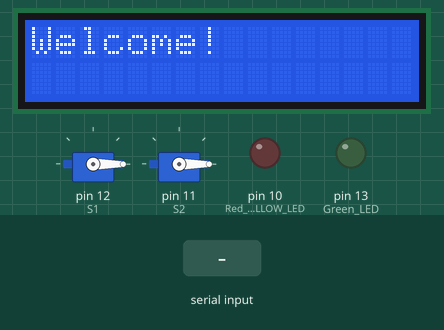
Recording of a sketch running on a simulated Arduino Uno, built with avr-gcc and run on an emulated ATmega328P. On the bench: 2 × servo, 16×2 character LCD, output pins drawn as LEDs (lit = HIGH). The test bench sets the inputs (shaded band).

Above: at 1.2 s.
1.3 s: "OPEN" received over Serial
At 2.7 s:
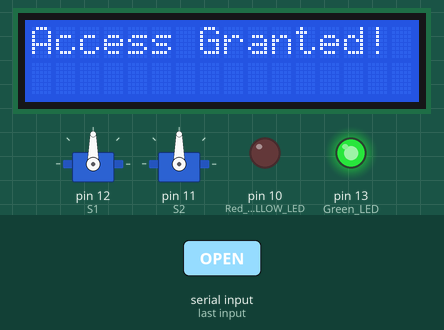
4.3 s: "CLOSE" received over Serial
At 6.2 s:
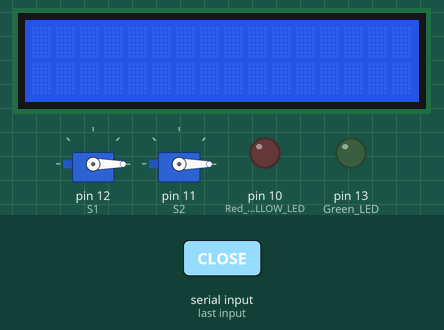
6.8 s: "BYE" received over Serial
At 8.5 s:
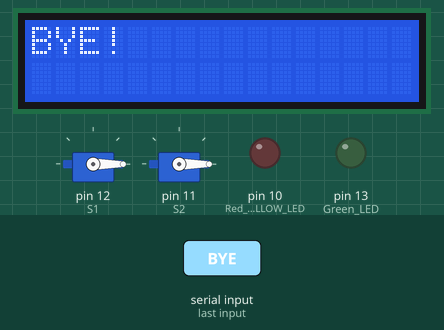
Timing chart, 0 to 10.0 s (numbered marks = the images above; inputs shaded):
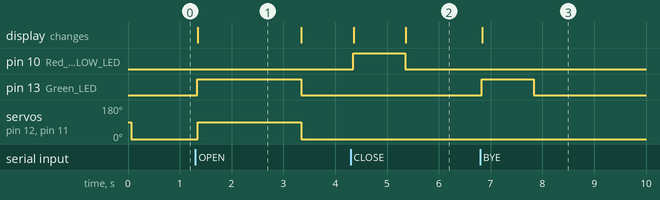

Measured:
- after the input at 1.3 s, pin 13 (Green_LED): LOW → HIGH at once, → LOW 2.0 s later; servo on pin 12 (S1), servo on pin 11 (S2): 0° → 90° after 0.05 s, → 0° 2.0 s later; the display: changes after 0.05 s (image 1)
- after the input at 4.3 s, pin 10 (Red_or_YELLOW_LED): LOW → HIGH after 0.05 s, → LOW 1.0 s later; the display: first changes after 0.06 s (image 2 shows a later state)
- after the input at 6.8 s, pin 13 (Green_LED): LOW → HIGH at once, → LOW 1.0 s later; the display: changes at once (image 3)
- what the display in image 1 shows lasts 2.0 s, from 1.3 s to 3.3 s

The sketch:

FingerXenGarage.ino
```cpp
#include<Servo.h> //To control the servo motors
#include<LiquidCrystal.h>  //To control LCD displays (16 x 2)
String t;
Servo S1,S2; //Declaration of servo motor objects
int rs = 7;
int e = 6;
int d4 = 5;
int d5 = 4;
int d6 = 3;
int d7 = 2;
LiquidCrystal lcd(rs,e,d4,d5,d6,d7); //Intialization of LCD object
void setup() {
  // put your setup code here, to run once:
  pinMode(13,OUTPUT); //Green LED
  pinMode(10,OUTPUT); //Red or YELLOW LED
  S1.attach(12); //Setting up the first servo motor
  S2.attach(11); //Setting up the second servo motor
  lcd.begin(16,2);//LCD dimension declaration
  lcd.print("Welcome!");//Intial message
  Serial.begin(9600); //Intializing communication 9600 bps
}

void loop() {
  // put your main code here, to run repeatedly:
  S1.write(0); //Setting the intial angle of S1 motor at 0 degrees
  S2.write(0); //Setting the intial angle of S1 motor at 0 degrees
  while(Serial.available()) //Capturing letters from the established serial connection
  {
    delay(10);
    char c = Serial.read();
    t += c;//t = t + c; (O, O+P = OP, OP + E = OPE, OPE + N = OPEN),OPEN+CLOSE =OPENCLOSE
  }
  if(t.length()>0) //go in if t has any string
  {
    if(t=="OPEN")//Comparing if t = OPEN
    {
      //if t is OPEN, that means you are authorized user, your fingerprint is authorized
      digitalWrite(13,HIGH); //Green light on!
      lcd.setCursor(0,1); //Location where you next text is going to be written
      lcd.clear();//This clears the screen
      lcd.print("Access Granted!");//print this msg
      //Set both servo's angle at 90 degrees to OPEN the door
      S1.write(90);
      S2.write(90);
      delay(2000); //wait for 2 seconds
      //close the door, set both servos to intital position
      S1.write(0);
      S2.write(0);
      digitalWrite(13,LOW);//Turn it off the green light
      lcd.clear();
    }
    if(t=="CLOSE") //NOT AUTHORIZED, GO AWAY
    {
      digitalWrite(10,HIGH);//Turn on RED/YELLOW LED!
      lcd.setCursor(0,1);//location of text
      lcd.clear();//clear screen
      lcd.print("Access Denied!");//the unauthorize access warning
      delay(1000);
      digitalWrite(10,LOW);//turn off red led
      lcd.clear();
    }
    if(t=="BYE")//Real user, but don't want to access the garage
    {
      digitalWrite(13,HIGH);//Glow the green light
      lcd.setCursor(0,1);
      lcd.clear();
      lcd.print("BYE!");
      delay(1000);
      digitalWrite(13,LOW);//Turn off green light
    }
    t="";//EMPTY THE T STRING SO IT CAN TAKE FRESH INPUTS
  }
}
```
